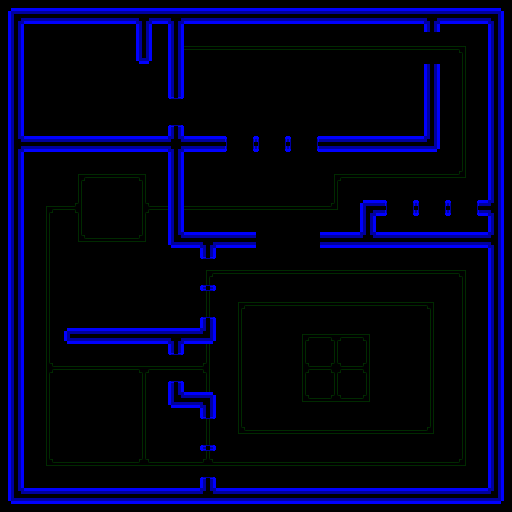

This game map was drawn from its Tiled (.tmx) file and the tilesets committed beside it. A one-line description and the trimmed map source follow:
An orthogonal 16x16 tile map with 32x32 px tiles, 2 tile layers (floor doodads, floor) and 46 objects (7x term, 5x door, 3x friend, 2x ai, 2x touchplate, ...).

<map version="1.0" orientation="orthogonal" width="16" height="16" tilewidth="32" tileheight="32">
 <tileset firstgid="1" name="alive" tilewidth="32" tileheight="32">
  <image source="alive-tileset.png" trans="ff00ff" width="256" height="960" />
 </tileset>
 <layer name="floor doodads" width="16" height="16">
  <data>[256 cells, 108 non-empty, 11 distinct tile ids]</data>
 </layer>
 <layer name="floor" width="16" height="16">
  <data>[256 cells, 105 non-empty, 15 distinct tile ids]</data>
 </layer>
 <objectgroup name="objects" width="16" height="16">
  <object name="player" type="player" gid="97" x="32" y="64" />
  <object name="faulty cap" gid="65" x="448" y="224">
   <properties>
    <property name="pop me" value="@ontrigger @transmute 69" />
   </properties>
  </object>
  <object gid="65" x="288" y="160" />
  <object name="passage door" type="door" gid="37" x="416" y="64">
   <properties>
    <property name="open this door" value="@ontrigger @transmute @repeat 37, 40" />
   </properties>
  </object>
  <object name="door switch" type="term" gid="45" x="384" y="32">
   <properties>
    <property name="open the door" value="@trigger @repeat passage door" />
   </properties>
  </object>
  <object name="welcome term" type="term" gid="55" x="128" y="64">
   <properties>
    <property name="dialogue" value="@dialogue @repeat act 1 request reboot" />
    <property name="enable entry door touchplate" value="@trigger entry touchplate" />
   </properties>
  </object>
  <object name="node gate" type="door" gid="33" x="256" y="256">
   <properties>
    <property name="rotate this door" value="@ontrigger @transmute @repeat 33,36" />
   </properties>
  </object>
  <object name="locked passage term" type="term" gid="41" x="224" y="256">
   <properties>
    <property name="change tile" value="@ontrigger @transmute 45" />
    <property name="locked message" value="@message console locked" />
    <property name="open the gates" value="@ontrigger @give %trigger %repeat node gate" />
   </properties>
  </object>
  <object name="node gate" type="door" gid="33" x="288" y="256">
   <properties>
    <property name="rotate this door" value="@ontrigger @transmute @repeat 33,36" />
   </properties>
  </object>
  <object name="unlocker" type="term" gid="55" x="160" y="224">
   <properties>
    <property name="show dialogue" value="@dialogue act 1 unlock terminal" />
    <property name="unlock console" value="@trigger locked passage term" />
   </properties>
  </object>
  <object gid="65" x="256" y="160" />
  <object gid="81" x="320" y="384" />
  <object gid="49" x="0" y="96" />
  <object name="cic terminal" type="term" gid="43" x="320" y="416">
   <properties>
    <property name="change to a green terminal" value="@ontrigger @transmute 47" />
    <property name="open that door" value="@ontrigger @give %trigger %delay=5 escape hatch" />
    <property name="reboot tip" value="@ontrigger @give %message %delay=2 *server reboots*" />
    <property name="show unlocking sequence" value="@ontrigger @give %dialogue act 1 reboot server" />
   </properties>
  </object>
  <object gid="65" x="384" y="224" />
  <object gid="65" x="416" y="224" />
  <object gid="65" x="224" y="160" />
  <object name="faulty term" type="term" gid="42" x="448" y="256">
   <properties>
    <property name="pop a cap" value="@trigger faulty cap" />
    <property name="pop message" value="@message *pop*" />
   </properties>
  </object>
  <object name="cic unlock switch" type="term" gid="47" x="416" y="512">
   <properties>
    <property name="unlock message" value="@message central console activated" />
    <property name="unlock that terminal" value="@trigger cic terminal" />
   </properties>
  </object>
  <object name="escape hatch" type="door" gid="37" x="160" y="384">
   <properties>
    <property name="open this door" value="@ontrigger @transmute 40" />
   </properties>
  </object>
  <object name="busy AI" type="ai" gid="105" x="224" y="64">
   <properties>
    <property name="message" value="@message The AI seems too busy to respond." />
   </properties>
  </object>
  <object name="busy AI" type="friend" gid="105" x="64" y="288">
   <properties>
    <property name="modes" value="random" />
   </properties>
  </object>
  <object name="touchplate" gid="8" x="32" y="352">
   <properties>
    <property name="message once" value="@message You see a high-speed portal..." />
   </properties>
  </object>
  <object name="touchplate" gid="8" x="448" y="128">
   <properties>
    <property name="message once" value="You see glowing tubes and adventure ahead." />
   </properties>
  </object>
  <object name="busy AI" type="friend" gid="105" x="416" y="480">
   <properties>
    <property name="speed" value="1" />
   </properties>
  </object>
  <object name="busy AI" type="friend" gid="105" x="288" y="480">
   <properties>
    <property name="message" value="@message The AI seems too busy to respond." />
   </properties>
  </object>
  <object name="busy AI" type="ai" gid="105" x="448" y="384">
   <properties>
    <property name="modes" value="updown" />
   </properties>
  </object>
  <object gid="43" x="224" y="512" />
  <object name="entry door" type="door" gid="37" x="160" y="128">
   <properties>
    <property name="open this door" value="@ontrigger @transmute 40" />
   </properties>
  </object>
  <object name="entry touchplate" gid="8" x="128" y="128">
   <properties>
    <property name="open the door" value="@ontrigger @give %trigger entry door" />
   </properties>
  </object>
  <object gid="85" x="32" y="128" />
  <object gid="86" x="192" y="64" />
  <object gid="87" x="320" y="64" />
  <object gid="85" x="448" y="320" />
  <object gid="87" x="448" y="448" />
  <object gid="88" x="352" y="480" />
  <object gid="87" x="416" y="288" />
  <object gid="73" x="192" y="448" />
  <object gid="73" x="192" y="320" />
  <object gid="73" x="192" y="288" />
  <object gid="73" x="192" y="480" />
  <object name="exit portal" gid="89" x="96" y="224">
   <properties>
    <property name="warp speed!" value="@exit" />
   </properties>
  </object>
  <object gid="85" x="64" y="416" />
  <object gid="86" x="96" y="448" />
  <object gid="87" x="64" y="448" />
  <object gid="88" x="96" y="416" />
 </objectgroup>
</map>
